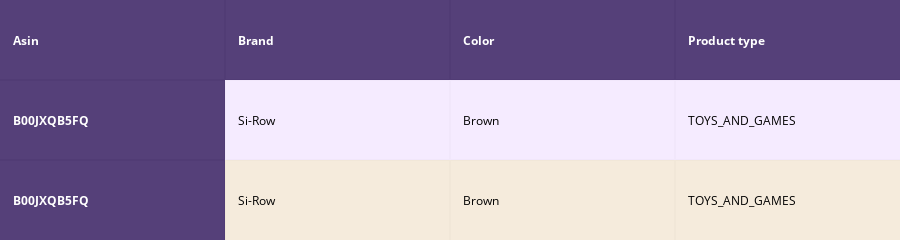
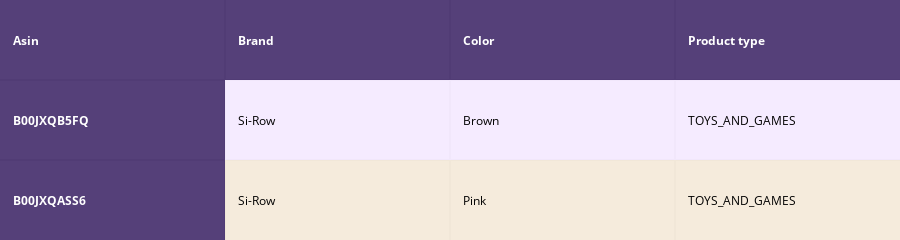
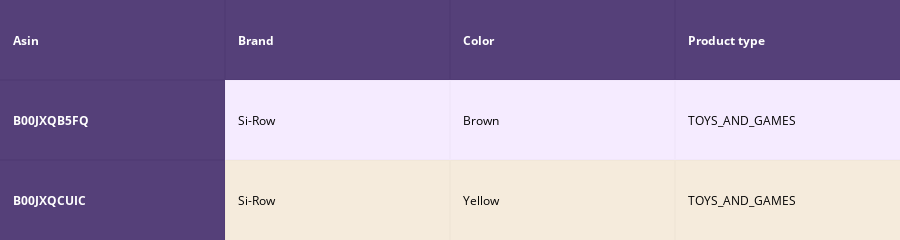
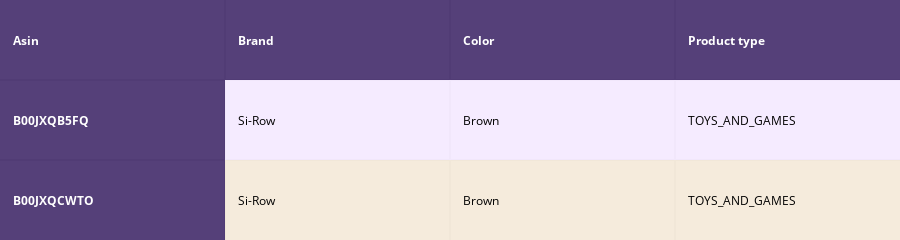

Notebook code for these charts, in order:
### Code cell
from IPython.display import display, Image, SVG, Math, YouTubeVideo
data = pd.DataFrame(data)
def idf_w2v_brand(doc_id, w1, w2, w3, num_results):
    # http://scikit-learn.org/stable/modules/metrics.html#cosine-similarity
    idf_w2v_dist  = pairwise_distances(w2v_title_weight, w2v_title_weight[doc_id].reshape(1,-1))
    
    ex_feat_dist = pairwise_distances(extra_features, extra_features[doc_id])
    
    doc_id1 = asins.index(df_asins[doc_id])
    image_dist = pairwise_distances(bottleneck_features_train, bottleneck_features_train[doc_id1].reshape(1,-1))
    #print("This ",image_dist.shape)
    # here we concat image dist + it's asin....
    asin=asins
    asin = np.array(asin)
    asin = asin.reshape(16042,1)
    arr  = np.concatenate((image_dist, asin), axis=1)
    arr = pd.DataFrame(arr)
    # here we will append one more column in 16k data.... that column in image_dist
    # we have to do this concat because of problem due to change in index number in bottleneck_features_train and data 16k
    arr.columns = ['dist', 'asin']
    fin = pd.merge(data,arr,how='inner',on='asin')
    
    image_dist = fin['dist'].values.reshape(16042,1)
    image_dist = list(map(float,image_dist))
    image_dist = np.array(image_dist).reshape(16042,1)
    pairwise_dist   = (w1 * idf_w2v_dist +  w2 * ex_feat_dist  +w3 * image_dist )/float(w1 + w2 + w3)
    
    # np.argsort will return indices of 9 smallest distances
    indices = np.argsort(pairwise_dist.flatten())[0:num_results]
   ## print("index",indices)
    #pdists will store the 9 smallest distances
    pdists  = np.sort(pairwise_dist.flatten())[0:num_results]
    #print("pdst", pdists)
    #data frame indices of the 9 smallest distace's
  ##  df_indices = list(data.index[indices])
  ##  print("df_indices +++++++ ", df_indices)
    df_indices = indices
    #print("this is indices",df_indices)
    for i in range(0, len(indices)):
        heat_map_w2v_brand(fin['title'].loc[df_indices[0]],fin['title'].loc[df_indices[i]], fin['medium_image_url'].loc[df_indices[i]], indices[0], indices[i],df_indices[0], df_indices[i], 'weighted')
        print('ASIN :',fin['asin'].loc[df_indices[i]])
        print('Brand :',fin['brand'].loc[df_indices[i]])
        #print('euclidean distance from input :', pdists[i])
        print('='*125)

#     
    
idf_w2v_brand(12566, 0, 0,1, 20)
# param1 for based on title similarity
# param2 for based on brand and color
# param3 for based on image similarity
# in the give heat map, each cell contains the euclidean distance between words i, j

### Figure 1 — Plotly figure (JSON) as saved in the notebook; plotly's stock layout.template omitted (floating-point values rounded to 4 significant figures)
{"data": [{"colorscale": [[0, "#1d004d"], [0.5, "#f2e5ff"], [1, "#f2e5d1"]], "hoverinfo": "none", "opacity": 0.75, "showscale": false, "type": "heatmap", "uid": "dbea5d92-8dd8-11e8-a7a2-847beb0d22e8", "z": [[0, 0, 0, 0], [0, 0.5, 0.5, 0.5], [0, 1, 1, 1]]}], "layout": {"annotations": [{"align": "left", "font": {"color": "#ffffff"}, "showarrow": false, "text": "<b>Asin</b>", "x": -0.45, "xanchor": "left", "xref": "x", "y": 0, "yref": "y"}, {"align": "left", "font": {"color": "#ffffff"}, "showarrow": false, "text": "<b>Brand</b>", "x": 0.55, "xanchor": "left", "xref": "x", "y": 0, "yref": "y"}, {"align": "left", "font": {"color": "#ffffff"}, "showarrow": false, "text": "<b>Color</b>", "x": 1.55, "xanchor": "left", "xref": "x", "y": 0, "yref": "y"}, {"align": "left", "font": {"color": "#ffffff"}, "showarrow": false, "text": "<b>Product type</b>", "x": 2.55, "xanchor": "left", "xref": "x", "y": 0, "yref": "y"}, {"align": "left", "font": {"color": "#ffffff"}, "showarrow": false, "text": "<b>B00JXQB5FQ</b>", "x": -0.45, "xanchor": "left", "xref": "x", "y": 1, "yref": "y"}, {"align": "left", "font": {"color": "#000000"}, "showarrow": false, "text": "Si-Row", "x": 0.55, "xanchor": "left", "xref": "x", "y": 1, "yref": "y"}, {"align": "left", "font": {"color": "#000000"}, "showarrow": false, "text": "Brown", "x": 1.55, "xanchor": "left", "xref": "x", "y": 1, "yref": "y"}, {"align": "left", "font": {"color": "#000000"}, "showarrow": false, "text": "TOYS_AND_GAMES", "x": 2.55, "xanchor": "left", "xref": "x", "y": 1, "yref": "y"}, {"align": "left", "font": {"color": "#ffffff"}, "showarrow": false, "text": "<b>B00JXQB5FQ</b>", "x": -0.45, "xanchor": "left", "xref": "x", "y": 2, "yref": "y"}, {"align": "left", "font": {"color": "#000000"}, "showarrow": false, "text": "Si-Row", "x": 0.55, "xanchor": "left", "xref": "x", "y": 2, "yref": "y"}, {"align": "left", "font": {"color": "#000000"}, "showarrow": false, "text": "Brown", "x": 1.55, "xanchor": "left", "xref": "x", "y": 2, "yref": "y"}, {"align": "left", "font": {"color": "#000000"}, "showarrow": false, "text": "TOYS_AND_GAMES", "x": 2.55, "xanchor": "left", "xref": "x", "y": 2, "yref": "y"}], "height": 140, "margin": {"b": 0, "l": 0, "r": 0, "t": 0}, "xaxis": {"dtick": 1, "gridwidth": 2, "showticklabels": false, "tick0": -0.5, "ticks": "", "zeroline": false}, "yaxis": {"autorange": "reversed", "dtick": 1, "gridwidth": 2, "showticklabels": false, "tick0": 0.5, "ticks": "", "zeroline": false}}}

### Figure 2 — Plotly figure (JSON) as saved in the notebook; plotly's stock layout.template omitted (floating-point values rounded to 4 significant figures)
{"data": [{"colorscale": [[0, "#1d004d"], [0.5, "#f2e5ff"], [1, "#f2e5d1"]], "hoverinfo": "none", "opacity": 0.75, "showscale": false, "type": "heatmap", "uid": "dc92bd0a-8dd8-11e8-b2d3-847beb0d22e8", "z": [[0, 0, 0, 0], [0, 0.5, 0.5, 0.5], [0, 1, 1, 1]]}], "layout": {"annotations": [{"align": "left", "font": {"color": "#ffffff"}, "showarrow": false, "text": "<b>Asin</b>", "x": -0.45, "xanchor": "left", "xref": "x", "y": 0, "yref": "y"}, {"align": "left", "font": {"color": "#ffffff"}, "showarrow": false, "text": "<b>Brand</b>", "x": 0.55, "xanchor": "left", "xref": "x", "y": 0, "yref": "y"}, {"align": "left", "font": {"color": "#ffffff"}, "showarrow": false, "text": "<b>Color</b>", "x": 1.55, "xanchor": "left", "xref": "x", "y": 0, "yref": "y"}, {"align": "left", "font": {"color": "#ffffff"}, "showarrow": false, "text": "<b>Product type</b>", "x": 2.55, "xanchor": "left", "xref": "x", "y": 0, "yref": "y"}, {"align": "left", "font": {"color": "#ffffff"}, "showarrow": false, "text": "<b>B00JXQB5FQ</b>", "x": -0.45, "xanchor": "left", "xref": "x", "y": 1, "yref": "y"}, {"align": "left", "font": {"color": "#000000"}, "showarrow": false, "text": "Si-Row", "x": 0.55, "xanchor": "left", "xref": "x", "y": 1, "yref": "y"}, {"align": "left", "font": {"color": "#000000"}, "showarrow": false, "text": "Brown", "x": 1.55, "xanchor": "left", "xref": "x", "y": 1, "yref": "y"}, {"align": "left", "font": {"color": "#000000"}, "showarrow": false, "text": "TOYS_AND_GAMES", "x": 2.55, "xanchor": "left", "xref": "x", "y": 1, "yref": "y"}, {"align": "left", "font": {"color": "#ffffff"}, "showarrow": false, "text": "<b>B00JXQASS6</b>", "x": -0.45, "xanchor": "left", "xref": "x", "y": 2, "yref": "y"}, {"align": "left", "font": {"color": "#000000"}, "showarrow": false, "text": "Si-Row", "x": 0.55, "xanchor": "left", "xref": "x", "y": 2, "yref": "y"}, {"align": "left", "font": {"color": "#000000"}, "showarrow": false, "text": "Pink", "x": 1.55, "xanchor": "left", "xref": "x", "y": 2, "yref": "y"}, {"align": "left", "font": {"color": "#000000"}, "showarrow": false, "text": "TOYS_AND_GAMES", "x": 2.55, "xanchor": "left", "xref": "x", "y": 2, "yref": "y"}], "height": 140, "margin": {"b": 0, "l": 0, "r": 0, "t": 0}, "xaxis": {"dtick": 1, "gridwidth": 2, "showticklabels": false, "tick0": -0.5, "ticks": "", "zeroline": false}, "yaxis": {"autorange": "reversed", "dtick": 1, "gridwidth": 2, "showticklabels": false, "tick0": 0.5, "ticks": "", "zeroline": false}}}

### Figure 3 — Plotly figure (JSON) as saved in the notebook; plotly's stock layout.template omitted (floating-point values rounded to 4 significant figures)
{"data": [{"colorscale": [[0, "#1d004d"], [0.5, "#f2e5ff"], [1, "#f2e5d1"]], "hoverinfo": "none", "opacity": 0.75, "showscale": false, "type": "heatmap", "uid": "dd057722-8dd8-11e8-9c83-847beb0d22e8", "z": [[0, 0, 0, 0], [0, 0.5, 0.5, 0.5], [0, 1, 1, 1]]}], "layout": {"annotations": [{"align": "left", "font": {"color": "#ffffff"}, "showarrow": false, "text": "<b>Asin</b>", "x": -0.45, "xanchor": "left", "xref": "x", "y": 0, "yref": "y"}, {"align": "left", "font": {"color": "#ffffff"}, "showarrow": false, "text": "<b>Brand</b>", "x": 0.55, "xanchor": "left", "xref": "x", "y": 0, "yref": "y"}, {"align": "left", "font": {"color": "#ffffff"}, "showarrow": false, "text": "<b>Color</b>", "x": 1.55, "xanchor": "left", "xref": "x", "y": 0, "yref": "y"}, {"align": "left", "font": {"color": "#ffffff"}, "showarrow": false, "text": "<b>Product type</b>", "x": 2.55, "xanchor": "left", "xref": "x", "y": 0, "yref": "y"}, {"align": "left", "font": {"color": "#ffffff"}, "showarrow": false, "text": "<b>B00JXQB5FQ</b>", "x": -0.45, "xanchor": "left", "xref": "x", "y": 1, "yref": "y"}, {"align": "left", "font": {"color": "#000000"}, "showarrow": false, "text": "Si-Row", "x": 0.55, "xanchor": "left", "xref": "x", "y": 1, "yref": "y"}, {"align": "left", "font": {"color": "#000000"}, "showarrow": false, "text": "Brown", "x": 1.55, "xanchor": "left", "xref": "x", "y": 1, "yref": "y"}, {"align": "left", "font": {"color": "#000000"}, "showarrow": false, "text": "TOYS_AND_GAMES", "x": 2.55, "xanchor": "left", "xref": "x", "y": 1, "yref": "y"}, {"align": "left", "font": {"color": "#ffffff"}, "showarrow": false, "text": "<b>B00JXQCUIC</b>", "x": -0.45, "xanchor": "left", "xref": "x", "y": 2, "yref": "y"}, {"align": "left", "font": {"color": "#000000"}, "showarrow": false, "text": "Si-Row", "x": 0.55, "xanchor": "left", "xref": "x", "y": 2, "yref": "y"}, {"align": "left", "font": {"color": "#000000"}, "showarrow": false, "text": "Yellow", "x": 1.55, "xanchor": "left", "xref": "x", "y": 2, "yref": "y"}, {"align": "left", "font": {"color": "#000000"}, "showarrow": false, "text": "TOYS_AND_GAMES", "x": 2.55, "xanchor": "left", "xref": "x", "y": 2, "yref": "y"}], "height": 140, "margin": {"b": 0, "l": 0, "r": 0, "t": 0}, "xaxis": {"dtick": 1, "gridwidth": 2, "showticklabels": false, "tick0": -0.5, "ticks": "", "zeroline": false}, "yaxis": {"autorange": "reversed", "dtick": 1, "gridwidth": 2, "showticklabels": false, "tick0": 0.5, "ticks": "", "zeroline": false}}}

### Figure 4 — Plotly figure (JSON) as saved in the notebook; plotly's stock layout.template omitted (floating-point values rounded to 4 significant figures)
{"data": [{"colorscale": [[0, "#1d004d"], [0.5, "#f2e5ff"], [1, "#f2e5d1"]], "hoverinfo": "none", "opacity": 0.75, "showscale": false, "type": "heatmap", "uid": "dd6e6e3a-8dd8-11e8-82b2-847beb0d22e8", "z": [[0, 0, 0, 0], [0, 0.5, 0.5, 0.5], [0, 1, 1, 1]]}], "layout": {"annotations": [{"align": "left", "font": {"color": "#ffffff"}, "showarrow": false, "text": "<b>Asin</b>", "x": -0.45, "xanchor": "left", "xref": "x", "y": 0, "yref": "y"}, {"align": "left", "font": {"color": "#ffffff"}, "showarrow": false, "text": "<b>Brand</b>", "x": 0.55, "xanchor": "left", "xref": "x", "y": 0, "yref": "y"}, {"align": "left", "font": {"color": "#ffffff"}, "showarrow": false, "text": "<b>Color</b>", "x": 1.55, "xanchor": "left", "xref": "x", "y": 0, "yref": "y"}, {"align": "left", "font": {"color": "#ffffff"}, "showarrow": false, "text": "<b>Product type</b>", "x": 2.55, "xanchor": "left", "xref": "x", "y": 0, "yref": "y"}, {"align": "left", "font": {"color": "#ffffff"}, "showarrow": false, "text": "<b>B00JXQB5FQ</b>", "x": -0.45, "xanchor": "left", "xref": "x", "y": 1, "yref": "y"}, {"align": "left", "font": {"color": "#000000"}, "showarrow": false, "text": "Si-Row", "x": 0.55, "xanchor": "left", "xref": "x", "y": 1, "yref": "y"}, {"align": "left", "font": {"color": "#000000"}, "showarrow": false, "text": "Brown", "x": 1.55, "xanchor": "left", "xref": "x", "y": 1, "yref": "y"}, {"align": "left", "font": {"color": "#000000"}, "showarrow": false, "text": "TOYS_AND_GAMES", "x": 2.55, "xanchor": "left", "xref": "x", "y": 1, "yref": "y"}, {"align": "left", "font": {"color": "#ffffff"}, "showarrow": false, "text": "<b>B00JXQCWTO</b>", "x": -0.45, "xanchor": "left", "xref": "x", "y": 2, "yref": "y"}, {"align": "left", "font": {"color": "#000000"}, "showarrow": false, "text": "Si-Row", "x": 0.55, "xanchor": "left", "xref": "x", "y": 2, "yref": "y"}, {"align": "left", "font": {"color": "#000000"}, "showarrow": false, "text": "Brown", "x": 1.55, "xanchor": "left", "xref": "x", "y": 2, "yref": "y"}, {"align": "left", "font": {"color": "#000000"}, "showarrow": false, "text": "TOYS_AND_GAMES", "x": 2.55, "xanchor": "left", "xref": "x", "y": 2, "yref": "y"}], "height": 140, "margin": {"b": 0, "l": 0, "r": 0, "t": 0}, "xaxis": {"dtick": 1, "gridwidth": 2, "showticklabels": false, "tick0": -0.5, "ticks": "", "zeroline": false}, "yaxis": {"autorange": "reversed", "dtick": 1, "gridwidth": 2, "showticklabels": false, "tick0": 0.5, "ticks": "", "zeroline": false}}}
